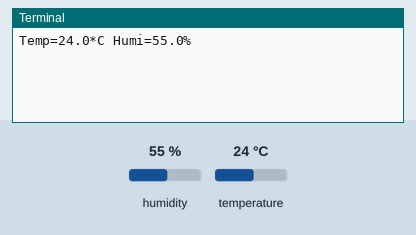
This program was run on a simulated Raspberry Pi (BCM pin numbers). On the bench: the last lines printed to the terminal. Inputs (shaded band) come from the test bench; at power-on: humidity 55 %, temperature 24 °C.

Above: at 1.2 s.
1.3 s: humidity set to 22 %
At 4.3 s:
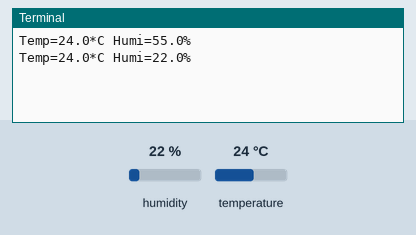
4.7 s: temperature set to 12 °C
At 6.1 s:
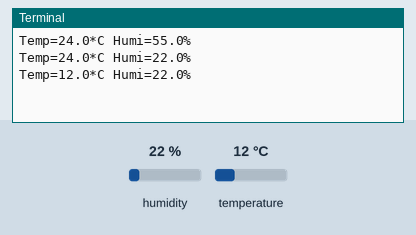
8.1 s: humidity set to 40 %
At 8.9 s:
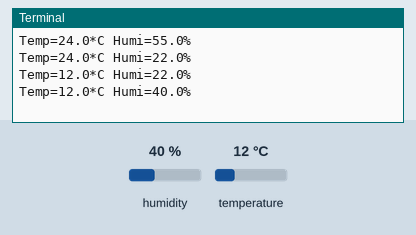
Timing chart, 0 to 11.1 s (numbered marks = the images above; inputs shaded):
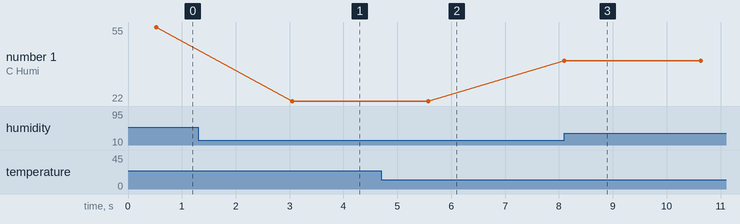

The program:

dbt.py
```python
import Adafruit_DHT as dht
import time

sensor = dht.DHT11
pin = 2

while True:
    humidity, temperature = dht.read_retry(sensor, pin)
    print("Temp={0:0.1f}*C Humi={1:0.1f}%".format(temperature, humidity))
    time.sleep(2)
```

Measured:
- after the input at 1.3 s, the terminal: prints a new line after 1.8 s (image 1)
- after the input at 4.7 s, the terminal: prints a new line after 0.88 s (image 2)
- after the input at 8.1 s, the terminal: prints a new line at once (image 3)
- plotted number 1: 55 → 22 after the input at 1.3 s, 22 → 40 after the input at 8.1 s
